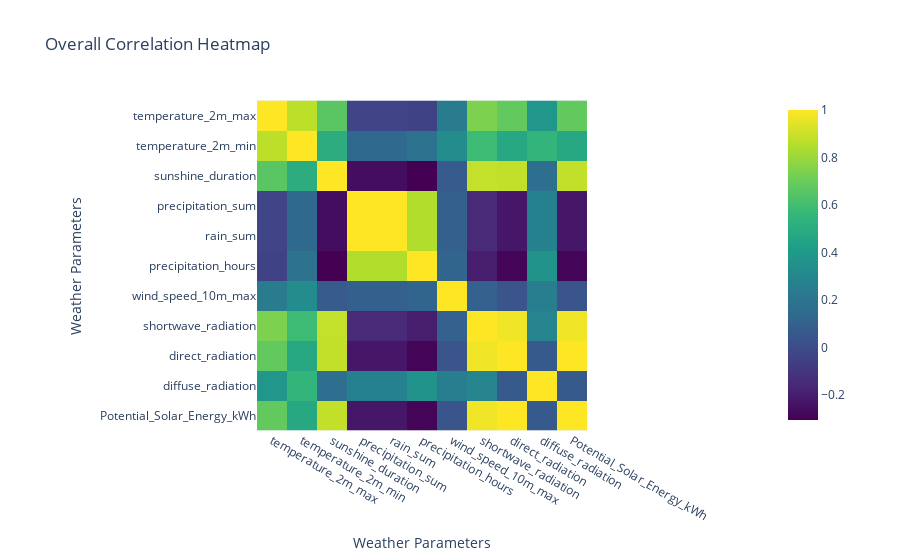

Here is the notebook cell this chart was saved with:
### Code cell
corr_matrix = data.corr()
fig_heatmap_correlation = px.imshow(corr_matrix, color_continuous_scale='Viridis', title='Overall Correlation Heatmap',
                                    labels={'x': 'Weather Parameters', 'y': 'Weather Parameters'})
fig_heatmap_correlation

### Figure 1 — Plotly figure (JSON) as saved in the notebook; plotly's stock layout.template omitted (floating-point values rounded to 4 significant figures)
{"data": [{"coloraxis": "coloraxis", "hovertemplate": "Weather Parameters: %{x}<br>Weather Parameters: %{y}<br>color: %{z}<extra></extra>", "name": "0", "type": "heatmap", "x": ["temperature_2m_max", "temperature_2m_min", "sunshine_duration", "precipitation_sum", "rain_sum", "precipitation_hours", "wind_speed_10m_max", "shortwave_radiation", "direct_radiation", "diffuse_radiation", "Potential_Solar_Energy_kWh"], "xaxis": "x", "y": ["temperature_2m_max", "temperature_2m_min", "sunshine_duration", "precipitation_sum", "rain_sum", "precipitation_hours", "wind_speed_10m_max", "shortwave_radiation", "direct_radiation", "diffuse_radiation", "Potential_Solar_Energy_kWh"], "yaxis": "y", "z": [[1, 0.8691, 0.6596, -0.03175, -0.03175, -0.04444, 0.2347, 0.7383, 0.6793, 0.3793, 0.6793], [0.8691, 1, 0.5091, 0.1372, 0.1372, 0.1836, 0.3267, 0.5862, 0.4807, 0.5485, 0.4807], [0.6596, 0.5091, 1, -0.2617, -0.2617, -0.3052, 0.07096, 0.883, 0.881, 0.1647, 0.881], [-0.03175, 0.1372, -0.2617, 1, 1, 0.8476, 0.09394, -0.1536, -0.2241, 0.2699, -0.2241], [-0.03175, 0.1372, -0.2617, 1, 1, 0.8476, 0.09394, -0.1536, -0.2241, 0.2699, -0.2241], [-0.04444, 0.1836, -0.3052, 0.8476, 0.8476, 1, 0.1154, -0.1986, -0.2925, 0.3604, -0.2925], [0.2347, 0.3267, 0.07096, 0.09394, 0.09394, 0.1154, 1, 0.09725, 0.04169, 0.2514, 0.04169], [0.7383, 0.5862, 0.883, -0.1536, -0.1536, -0.1986, 0.09725, 1, 0.9738, 0.2874, 0.9738], [0.6793, 0.4807, 0.881, -0.2241, -0.2241, -0.2925, 0.04169, 0.9738, 1, 0.06226, 1.0], [0.3793, 0.5485, 0.1647, 0.2699, 0.2699, 0.3604, 0.2514, 0.2874, 0.06226, 1, 0.06226], [0.6793, 0.4807, 0.881, -0.2241, -0.2241, -0.2925, 0.04169, 0.9738, 1.0, 0.06226, 1]]}], "layout": {"coloraxis": {"colorscale": [[0, "#440154"], [0.1111, "#482878"], [0.2222, "#3e4989"], [0.3333, "#31688e"], [0.4444, "#26828e"], [0.5556, "#1f9e89"], [0.6667, "#35b779"], [0.7778, "#6ece58"], [0.8889, "#b5de2b"], [1, "#fde725"]]}, "title": {"text": "Overall Correlation Heatmap"}, "xaxis": {"anchor": "y", "constrain": "domain", "domain": [0, 1], "scaleanchor": "y", "title": {"text": "Weather Parameters"}}, "yaxis": {"anchor": "x", "autorange": "reversed", "constrain": "domain", "domain": [0, 1], "title": {"text": "Weather Parameters"}}}}
